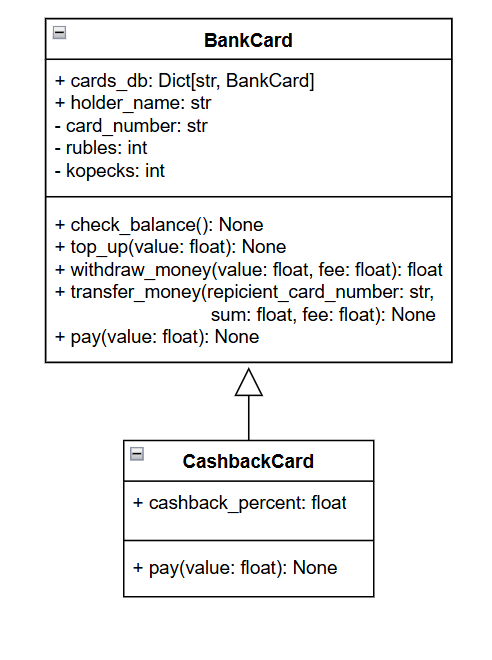
#> input picture Class_diagram_ht_3.png, 492 x 660 px, given in place of photoHOG.jpg, which was not available; the run also reads 1 picture not shown here
$ jupyter execute --allow-errors Homework_18_HOG_implementation.ipynb   (older library calls are emulated)   (text cells are left out)
#> lines starting #> are read from the running program, lines starting #| are printed output that depends on the picture; pictures that were not available may be replaced by others from this repository, and a replacement may not be noted
[cell 1]
import cv2
import numpy as np
import matplotlib.pyplot as plt

[cell 2]
from pathlib import Path

[cell 3]
# 1. Загрузка и предварительная обработка изображения
path = Path(r'./additional/photoHOG.jpg')
img = cv2.imread(path, cv2.IMREAD_GRAYSCALE)  # HOG работает с ч/б
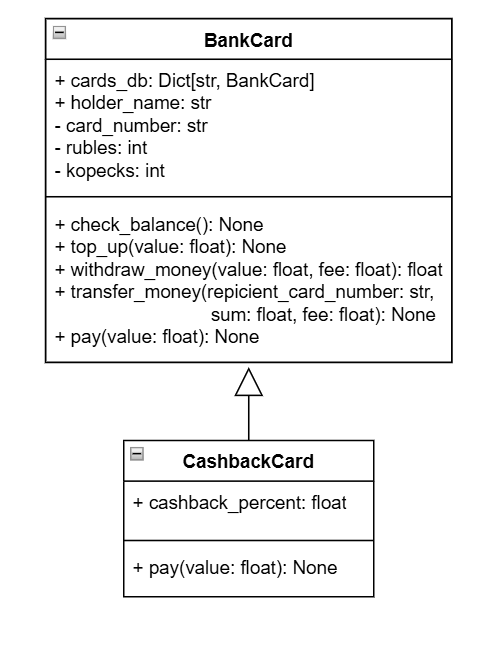
#> img: shape (660, 492); min 0, max 255, mean 241.3
plt.imshow(img, cmap='gray')
plt.title('Исходник в ч/б')
plt.axis('off')
plt.show()

[cell 4]
img = cv2.resize(img, (64, 128))  # стандартный размер для HOG
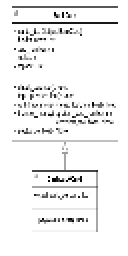
#> img: shape (128, 64) (shown 2 times larger); min 0, max 255, mean 240.9

[cell 5]
plt.imshow(img, cmap='gray')
plt.title('Изображение после resize')
plt.axis('off')
plt.show()

[cell 6]
# 2. Вычисление градиентов по X и Y
gx = cv2.Sobel(img, cv2.CV_32F, 1, 0, ksize=1)
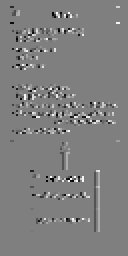
#> gx: shape (128, 64) float32 (shown 2 times larger); min -255, max 255, mean 0; drawn with min black and max white
gy = cv2.Sobel(img, cv2.CV_32F, 0, 1, ksize=1)
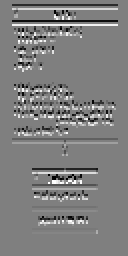
#> gy: shape (128, 64) float32 (shown 2 times larger); min -255, max 255, mean 0; drawn with min black and max white

[cell 7]
# 3. Вычисление величины и направления градиента
magnitude, angle = cv2.cartToPolar(gx, gy, angleInDegrees=True)
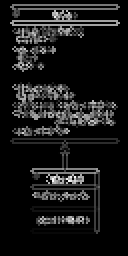
#> magnitude: shape (128, 64) float32 (shown 2 times larger); min 0, max 359.2, mean 34.4; drawn with min black and max white
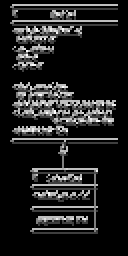
#> angle: shape (128, 64) float32 (shown 2 times larger); min 0, max 359.6, mean 46.9; drawn with min black and max white
angle = np.mod(angle, 180) # зеркалим углы больше 180, так как в HOG у нас unsigned gradient angles
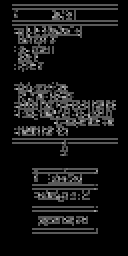
#> angle: shape (128, 64) float32 (shown 2 times larger); min 0, max 179.7, mean 21.1

[cell 8]
# 4. Квантование углов: 9 интервалов (0–160) → индексы от 0 до 8
num_bins = 9
angle_quantized = np.floor(angle / 20).astype(int)
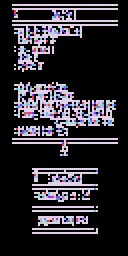
#> angle_quantized: shape (128, 64) int64 (shown 2 times larger); 9 distinct labels, from 0 to 8; one colour per label, 0 black
angle_quantized[angle_quantized == num_bins] = num_bins - 1  # чтобы 180° не ушло за предел

[cell 9]
# 5. Разделение изображения на ячейки (8x8 пикселей)
cell_size = 8
cells_x = img.shape[1] // cell_size
#> cells_x = 8
cells_y = img.shape[0] // cell_size
#> cells_y = 16

[cell 10]
# 6. Построение гистограммы направлений градиента для каждой ячейки
hog = np.zeros((cells_y, cells_x, num_bins), dtype=np.float32)

for y in range(cells_y):
    for x in range(cells_x):
        cell_mag = magnitude[y*cell_size:(y+1)*cell_size, x*cell_size:(x+1)*cell_size]
        cell_angle = angle_quantized[y*cell_size:(y+1)*cell_size, x*cell_size:(x+1)*cell_size]
        for i in range(cell_size):
            for j in range(cell_size):
                bin_idx = cell_angle[i, j]
                hog[y, x, bin_idx] += cell_mag[i, j]

[cell 11]
# 7. Нормализация блоков (2x2 ячейки = 16x16 пикселей)
block_size = 2
eps = 1e-6
hog_normalized = []

for y in range(cells_y - block_size + 1):
    for x in range(cells_x - block_size + 1):
        block = hog[y:y+block_size, x:x+block_size, :].flatten()
        norm = np.linalg.norm(block) + eps
        hog_normalized.append(block / norm)
#> after the loop, hog_normalized = 105 items

[cell 12]
# 8. Финальный вектор признаков равен 3780 (105 векторов размером 36*1) 36 = 9 дискретных значений углов на 4 ячейки в блоке
hog_descriptor = np.concatenate(hog_normalized)
#> hog_descriptor = 3780 values, max 1 at index 2295, min 0 at index 2, mean 0.065

print("Размер дескриптора HOG:", hog_descriptor.shape)
#| Размер дескриптора HOG: (3780,)

[cell 13]
from sklearn.svm import LinearSVC
from sklearn.model_selection import train_test_split
from sklearn.metrics import classification_report

[cell 14]
# 1. Собираем вычисление HOG-дескриптора в функцию
# [35 lines left out: function compute_hog_descriptor_from_patch, not called in this run]

[cell 15]
# 2. Делим исходное изображение на окна нужного размера
# [4 lines left out: function sliding_window, not called in this run]

[cell 16]
# 3. Обучение SVM
def load_dataset(positive_dir, negative_dir):
    X, y = [], []
    for path in Path(positive_dir).glob('*.jpg'):
        img = cv2.imread(str(path), cv2.IMREAD_GRAYSCALE)
        X.append(compute_hog_descriptor_from_patch(img))
        y.append(1)
    for path in Path(negative_dir).glob('*.jpg'):
        img = cv2.imread(str(path), cv2.IMREAD_GRAYSCALE)
        X.append(compute_hog_descriptor_from_patch(img))
        y.append(0)
    return np.array(X), np.array(y)

[cell 17]
# 4. Детекция объектов
# [11 lines left out: function detect_objects_with_custom_hog, not called in this run]

[cell 18]
# 5. Отрисовка рамок
# [4 lines left out: function draw_detections, not called in this run]

[cell 19]
import cv2
from pathlib import Path

input_dir = Path('./additional/dataset_hog/positive')
output_dir = input_dir  # сохраняем в ту же папку

for path in input_dir.glob('*.png'):
    img = cv2.imread(str(path))
#> img is the input picture: shape (660, 492, 3); mean B, G, R 240.8, 240.8, 240.8
    if img is None:
        print(f"Не удалось прочитать: {path}")
        continue
    new_path = path.with_suffix('.jpg')
    cv2.imwrite(str(new_path), img)
    path.unlink()  # удаляем оригинальный .png
    print(f"Конвертировано: {path.name} → {new_path.name}")

#> (a cell that did not finish here is left out)

    print("Классы", np.unique(y, return_counts=True))
    X_train, X_test, y_train, y_test = train_test_split(X, y, test_size=0.2, random_state=42)
    clf = LinearSVC()
    clf.fit(X_train, y_train)
    print(classification_report(y_test, clf.predict(X_test)))

[cell 21]
# [38 lines left out: function non_max_suppression_fast, not called in this run]

[cell 22]
# Детекция на новом изображении
test_img = cv2.imread('./additional/dataset_hog/test2.jpg')
#> (the rest of this cell did not finish here and is left out)

[cell 23]
import cv2
import matplotlib.pyplot as plt

img = cv2.imread('./additional/dataset_hog/result1.jpg')
img = cv2.cvtColor(img, cv2.COLOR_BGR2RGB)  # OpenCV читает в BGR, а matplotlib ожидает RGB

plt.imshow(img)
plt.axis('off')  # убрать оси
plt.show()
